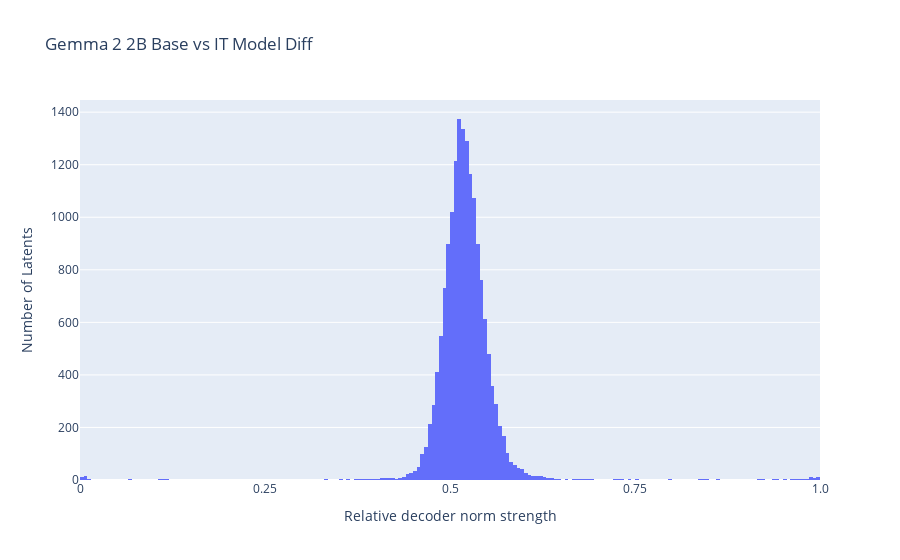
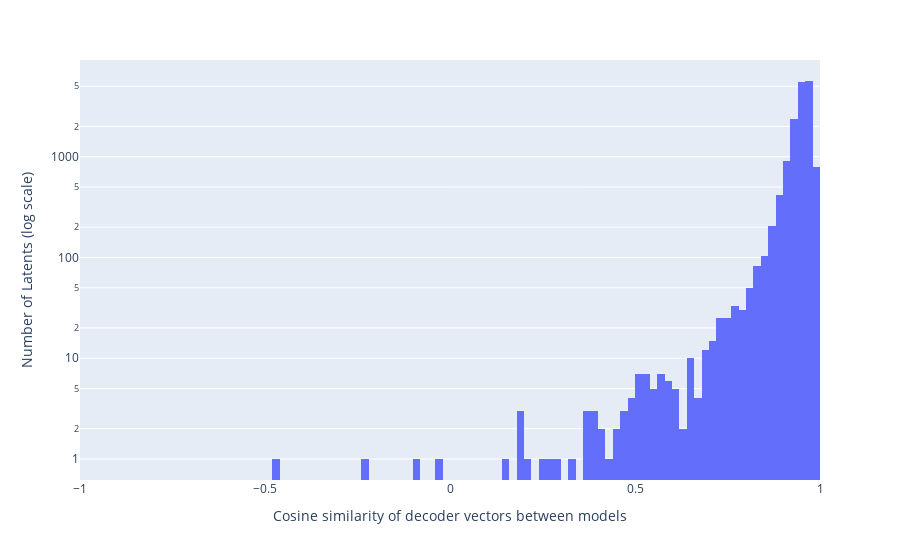

The code cell stored with these charts, in order, in its notebook:
### Code cell
show = True
norms = cross_coder.W_dec.norm(dim=-1)
norms.shape
relative_norms = norms[:, 1] / norms.sum(dim=-1)
relative_norms.shape

fig = px.histogram(
    relative_norms.detach().cpu().numpy(), 
    title="Gemma 2 2B Base vs IT Model Diff",
    labels={"value": "Relative decoder norm strength"},
    nbins=200,
)

fig.update_layout(showlegend=False)
fig.update_yaxes(title_text="Number of Latents")

# Update x-axis ticks
fig.update_xaxes(
    tickvals=[0, 0.25, 0.5, 0.75, 1.0],
    ticktext=['0', '0.25', '0.5', '0.75', '1.0']
)

if show: fig.show()

shared_latent_mask = relative_norms > -.95#(relative_norms < 0.7) & (relative_norms > 0.3)
shared_latent_mask.shape
# Cosine similarity of recoder vectors between models
cosine_sims = (cross_coder.W_dec[:, 0, :] * cross_coder.W_dec[:, 1, :]).sum(dim=-1) / (cross_coder.W_dec[:, 0, :].norm(dim=-1) * cross_coder.W_dec[:, 1, :].norm(dim=-1))
cosine_sims.shape

import plotly.express as px
import torch

fig = px.histogram(
    cosine_sims[shared_latent_mask].to(torch.float32).detach().cpu().numpy(), 
    #title="Cosine similarity of decoder vectors between models",
    log_y=True,  # Sets the y-axis to log scale
    range_x=[-1, 1],  # Sets the x-axis range from -1 to 1
    nbins=100,  # Adjust this value to change the number of bins
    labels={"value": "Cosine similarity of decoder vectors between models"}
)

fig.update_layout(showlegend=False)
fig.update_yaxes(title_text="Number of Latents (log scale)")

if show: fig.show()
#

### Figure 1 — Plotly figure (JSON) as saved in the notebook; plotly's stock layout.template omitted (floating-point values rounded to 4 significant figures; data arrays with more than 128 entries replaced by an {"elided": "..."} marker saying what was removed)
{"data": [{"alignmentgroup": "True", "bingroup": "x", "hovertemplate": "variable=0<br>Relative decoder norm strength=%{x}<br>count=%{y}<extra></extra>", "legendgroup": "0", "marker": {"color": "#636efa", "pattern": {"shape": ""}}, "name": "0", "nbinsx": 200, "offsetgroup": "0", "orientation": "v", "showlegend": true, "type": "histogram", "x": {"elided": "16384 float values"}, "xaxis": "x", "yaxis": "y"}], "layout": {"barmode": "relative", "legend": {"title": {"text": "variable"}, "tracegroupgap": 0}, "showlegend": false, "title": {"text": "Gemma 2 2B Base vs IT Model Diff"}, "xaxis": {"anchor": "y", "domain": [0, 1], "ticktext": ["0", "0.25", "0.5", "0.75", "1.0"], "tickvals": [0, 0.25, 0.5, 0.75, 1], "title": {"text": "Relative decoder norm strength"}}, "yaxis": {"anchor": "x", "domain": [0, 1], "title": {"text": "Number of Latents"}}}}

### Figure 2 — Plotly figure (JSON) as saved in the notebook; plotly's stock layout.template omitted (floating-point values rounded to 4 significant figures; data arrays with more than 128 entries replaced by an {"elided": "..."} marker saying what was removed)
{"data": [{"alignmentgroup": "True", "bingroup": "x", "hovertemplate": "variable=0<br>Cosine similarity of decoder vectors between models=%{x}<br>count=%{y}<extra></extra>", "legendgroup": "0", "marker": {"color": "#636efa", "pattern": {"shape": ""}}, "name": "0", "nbinsx": 100, "offsetgroup": "0", "orientation": "v", "showlegend": true, "type": "histogram", "x": {"elided": "16384 float values"}, "xaxis": "x", "yaxis": "y"}], "layout": {"barmode": "relative", "legend": {"title": {"text": "variable"}, "tracegroupgap": 0}, "margin": {"t": 60}, "showlegend": false, "xaxis": {"anchor": "y", "domain": [0, 1], "range": [-1, 1], "title": {"text": "Cosine similarity of decoder vectors between models"}}, "yaxis": {"anchor": "x", "domain": [0, 1], "title": {"text": "Number of Latents (log scale)"}, "type": "log"}}}
